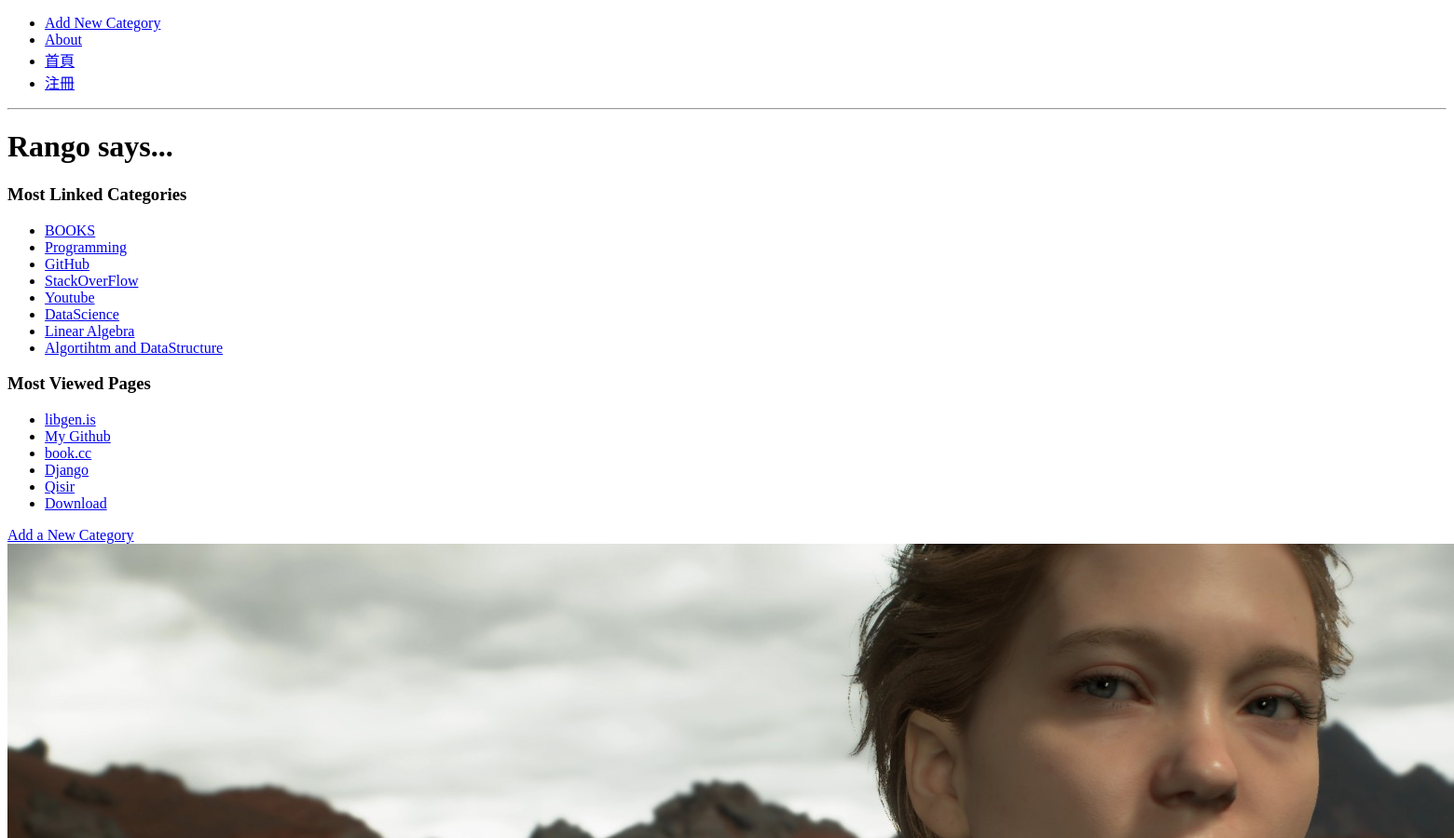
The app's page / (upper part), older data.
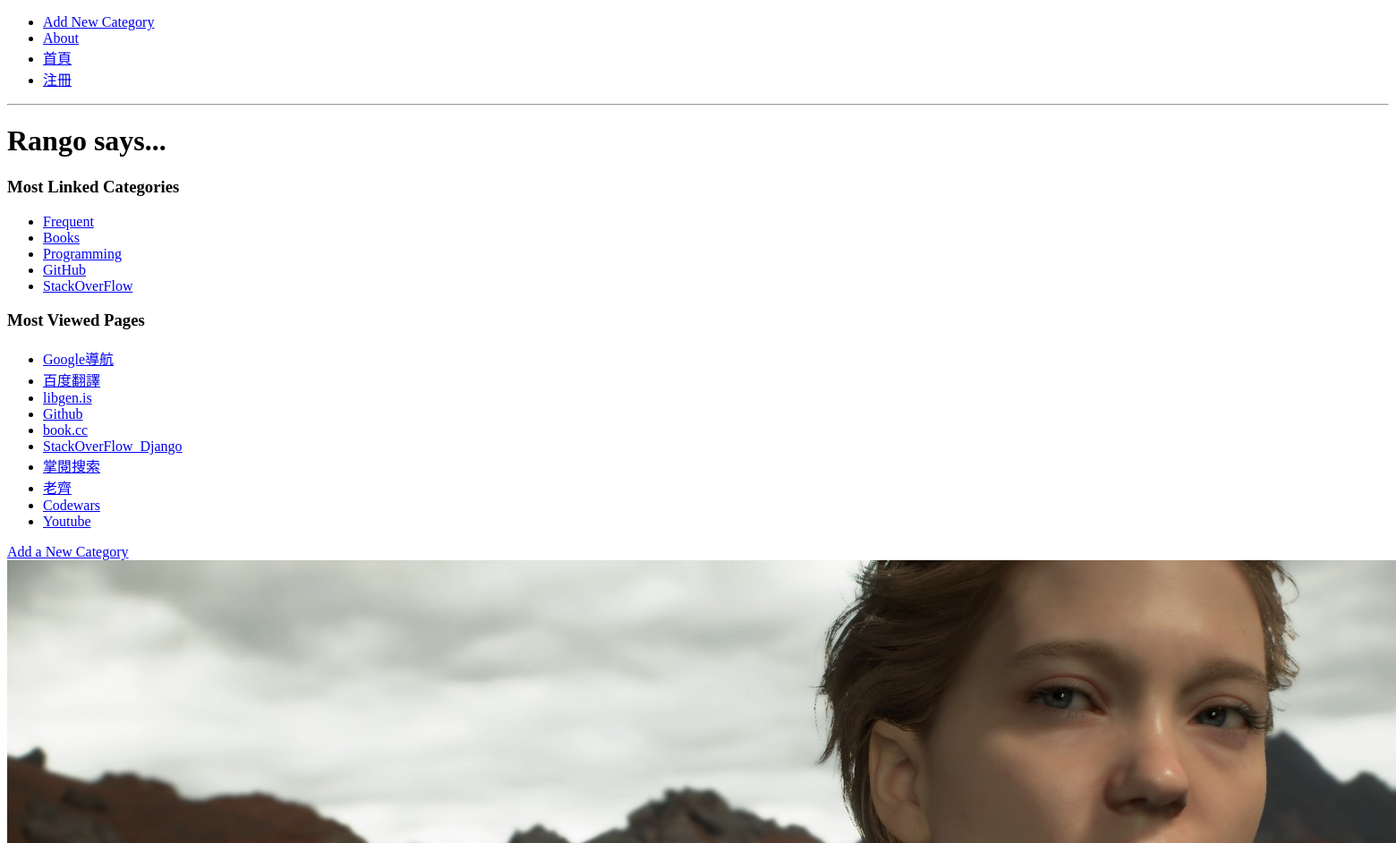
The same page, newer data.
### rango/models.py (models this page shows, shortened)
class Category(models.Model):
    name = models.CharField(max_length=128, unique=True)
    likes = models.IntegerField(default=0)
    views = models.IntegerField(default=0)
    slug = models.SlugField(unique=True)
    class Meta:
        verbose_name_plural = 'Categories'

class Page(models.Model):
    category = models.ForeignKey(Category,on_delete=models.CASCADE)
    title = models.CharField(max_length=128)
    url = models.URLField()
    views = models.IntegerField(default=0)

### rango/views.py (the view)
# urls.py: path('', views.index,name='index'),
def index(request):
    category_list = Category.objects.order_by('-likes')[:8]
    page_list = Page.objects.order_by('-views')[:10]
    context_dict = {'categories': category_list, 'pages': page_list}
    return render(request, 'rango/index.html', context_dict)

### templates/rango/index.html (shortened to what this page needs)
{% extends 'rango/base.html' %}
{% load static %}
{% block body_block %}
        <h1>Rango says...</h1>
            <div><h3>Most Linked Categories</h3></div>
        <div>
        {% if categories %}
        <ul>
            {% for category in categories %}
                <li>
                    <a href="{% url 'rango:show_category' category.slug %}">{{ category.name }}</a>
            </li>
            {% endfor %}
        </ul>
        {% else %}
            <strong>There are no categories present.</strong>
        {% endif %}
        </div>
        <div>
            <div><h3>Most Viewed Pages</h3></div>
        <div>
        {% if pages %}
        <ul>
            {% for page in pages %}
            <li>
            <a href="{{ page.url }}">{{ page.title }}</a> </li>
            {% endfor %}
        </ul>
        {% else %}
            <strong>There are no pages present.</strong>
        {% endif %}
        </div>
        <div>
            <a href='/rango/add_category/'>Add a New Category</a><br />
            <img src="{% static "images/book.png" %}" alt="Picture of Rango" />
        </div>
{% endblock %}

### templates/rango/base.html (shortened to what this page needs)
<!DOCTYPE html>
{% load static %}
<html>
    <head lang='en'>
    </head>
    <body>
            <ul>
                <li><a href="{% url 'rango:add_category' %}">Add New Category</a></li>
                <li><a href="{% url 'rango:about' %}">About</a></li>
                <li><a href="{% url 'rango:index' %}">首頁</a></li>
                <li><a href="{% url 'rango:register' %}">注冊</a></li>
            </ul>
        <hr />
    {% block body_block %}
    {% endblock %}
    </body>
</html>

Row changes from the older to the newer data that the page shows:
removed Category: name "Youtube"
removed Category: name "DataScience"
removed Category: name "Linear Algebra"
removed Category: name "Algortihtm and DataStructure"
removed Page: title "Download"
added Category: name "Frequent"
changed Category: name "BOOKS" → "Books"
added Page: title "Google導航"
added Page: title "百度翻譯"
changed Page: title "My Github" → "Github"
changed Page: title "Django" → "StackOverFlow_Django"
changed Page: title "Qisir" → "掌閱搜索"
added Page: title "老齊"
added Page: title "Codewars"
added Page: title "Youtube"
